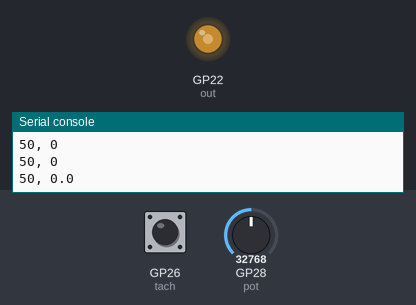
The program below on a simulated Raspberry Pi Pico running MicroPython. Parts: output pins drawn as LEDs (lit = HIGH), the last lines printed to the serial console. Inputs (shaded band) come from the test bench; at power-on: GP28 (pot) = 32768, GP26 (tach) HIGH (analog values on the 0–65535 scale).

Above: at 1.2 s.
1.3 s: GP28 (pot) set to 45874
At 2.6 s:
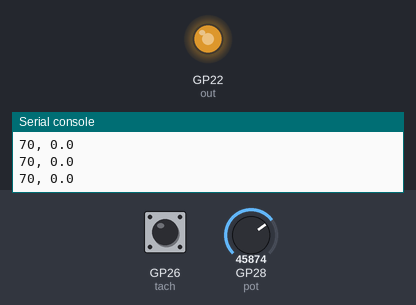
3.0 s: GP28 (pot) set to 57670
At 3.7 s:
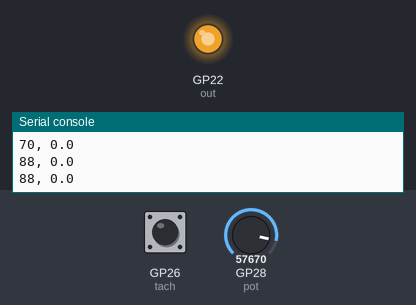
4.5 s: GP28 (pot) set to 7864
At 4.9 s:
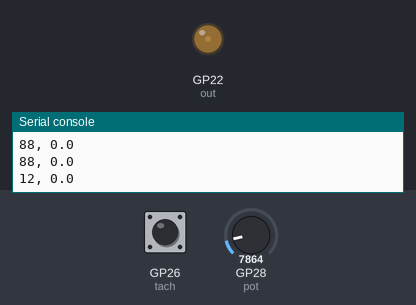
6.0 s: GP28 (pot) set to 0
At 7.3 s:
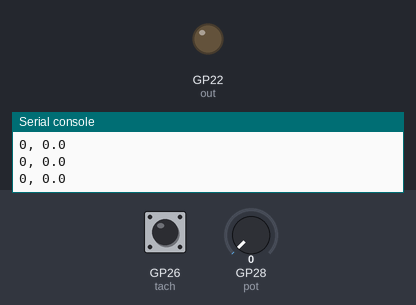
Timing chart, 0 to 8.5 s (numbered marks = the images above; inputs shaded):
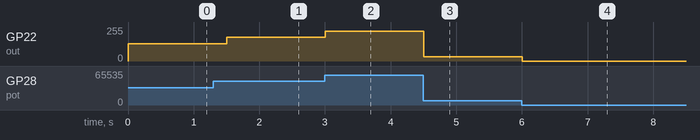

Measured:
- after the input at 1.3 s, GP22 (out): 128/255 → 178/255 after 0.20 s
- after the input at 3.0 s, GP22 (out): 178/255 → 224/255 at once
- after the input at 4.5 s, GP22 (out): 224/255 → 31/255 at once
- after the input at 6.0 s, GP22 (out): 31/255 → 0/255 at once

The program:

FanControlwTach.py
```python
from machine import Pin, ADC, PWM
import utime, _thread, math

pot = ADC(Pin(28))
tach = Pin(26, Pin.IN)
out = PWM(Pin(22))

count = 0
RPM = 0

ping1 = utime.ticks_ms()
print("Start time: " + str(ping1))

out.freq(25000) #25kHz
def counter(self):
    global count
    count += 1

tach.irq(handler = counter, trigger = Pin.IRQ_FALLING)

while True:
    #Check time difference, update RPM
    CurrentTime = utime.ticks_ms()
    timeDiff =  utime.ticks_diff(CurrentTime, ping1)
    if timeDiff > 1000:
        #print("timeDiff = "+ str(timeDiff))
        RPM = (1000/timeDiff * count) * 30
        count = 0
        ping1 = utime.ticks_ms()
    PotVal = pot.read_u16()
    PotPercent = round((PotVal / 65535)*100)
    #print(str(PotPercent) + " " + str(RPM) + "rpm")
    print(str(PotPercent) + ", " +str(RPM))
    out.duty_u16(PotVal)
    utime.sleep(0.5)
```
